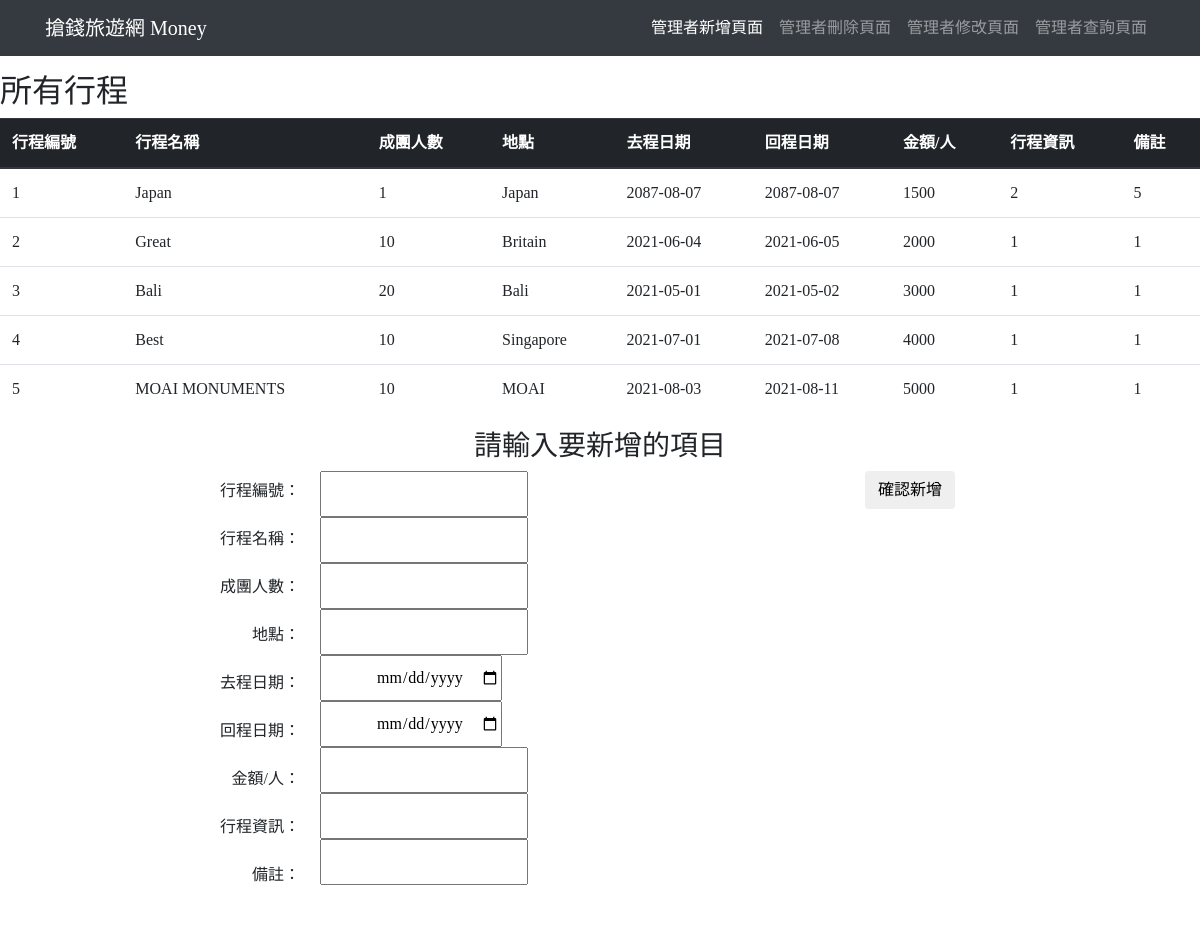
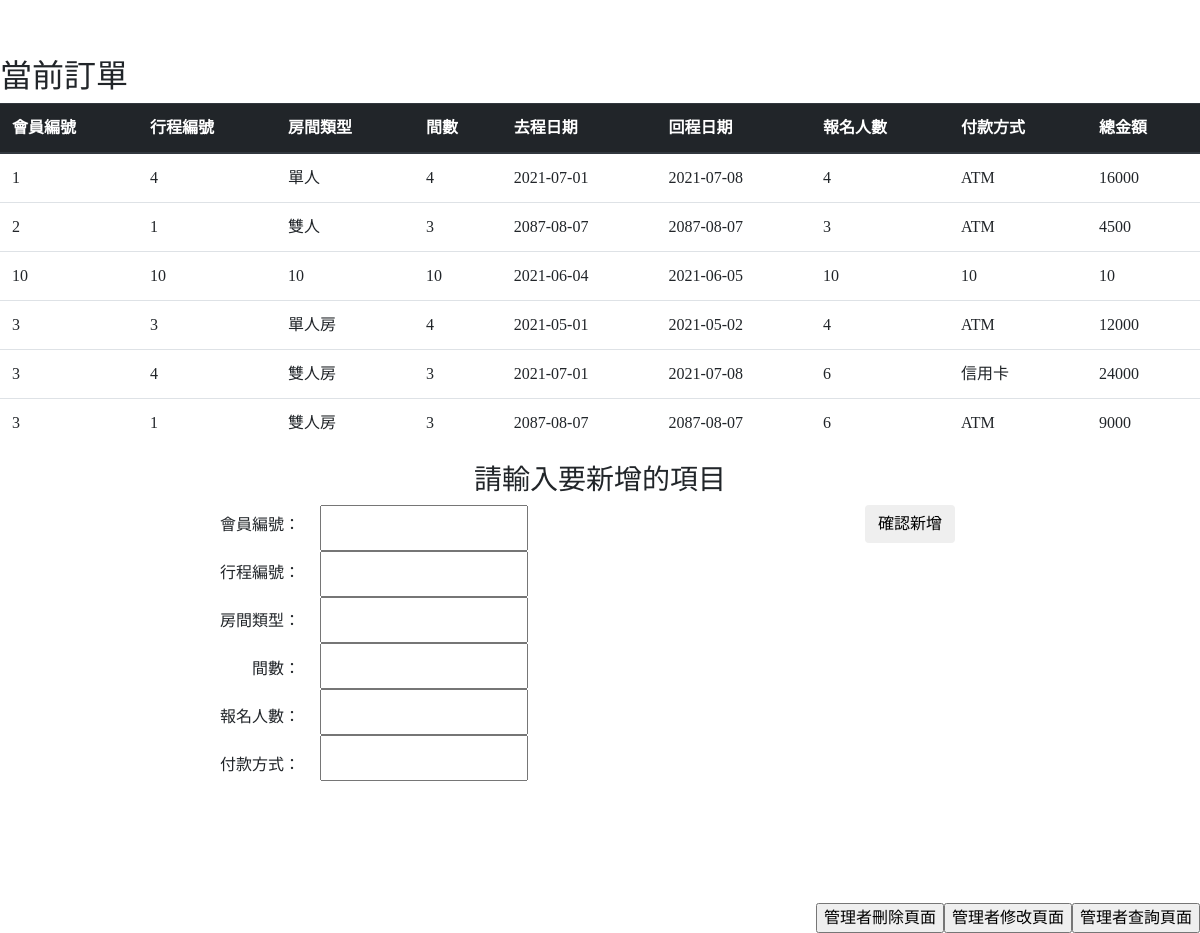
Page /controller_insert.php on the earlier database version (2 pictures, top to bottom).
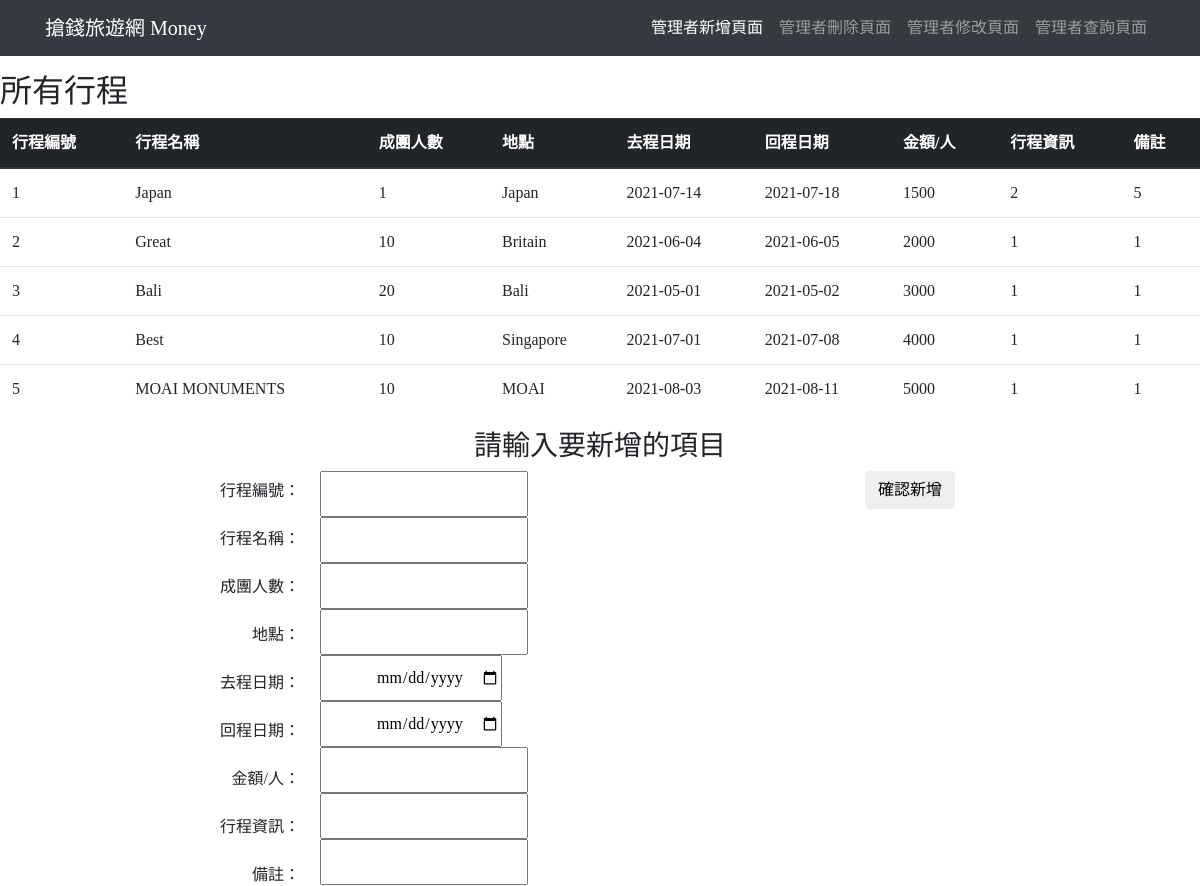
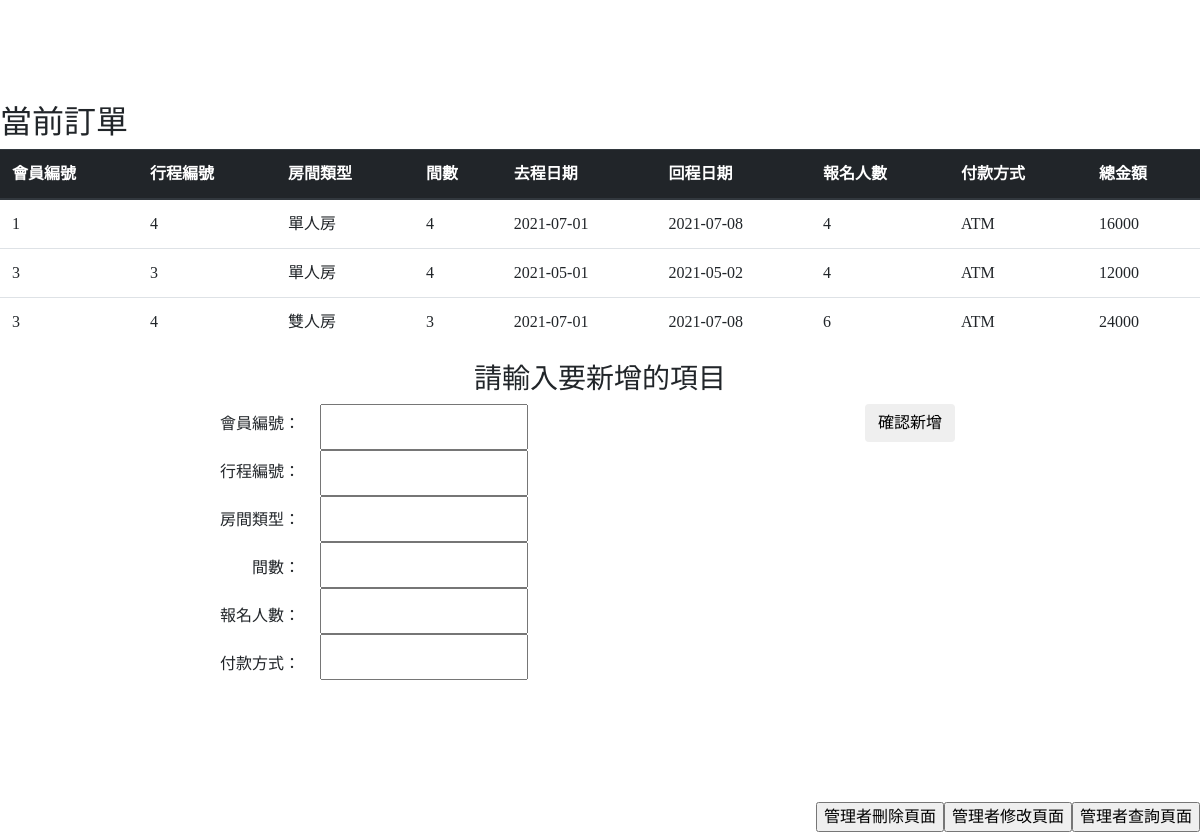
Same page on the later database version (2 pictures, top to bottom).
### tables this page shows
CREATE TABLE `all_travels` (
  `tid` int(11) NOT NULL,
  `tname` char(50) NOT NULL,
  `allpnum` int(50) NOT NULL,
  `pnum` int(20) NOT NULL,
  `locat` char(50) NOT NULL,
  `godate` date NOT NULL,
  `backdate` date NOT NULL,
  `amone` int(20) NOT NULL,
  `info` varchar(100) NOT NULL,
  `notes` char(20) NOT NULL,
  `getdate` date NOT NULL
);

CREATE TABLE `now_travels` (
  `mmid` int(11) NOT NULL,
  `mid` int(11) NOT NULL,
  `tid` char(10) NOT NULL,
  `roomtype` char(6) NOT NULL,
  `num` int(10) NOT NULL,
  `godate` date NOT NULL,
  `backdate` date NOT NULL,
  `pnum` int(25) NOT NULL,
  `paytype` char(10) NOT NULL,
  `total` int(5) NOT NULL,
  `getdate` date NOT NULL
);

### php/db_connection.php (called while the page is built, shortened)
<?php
    function filterTable($query){
        $host = "localhost";
        $dbName = "travels";
        $userName = "person";
        $pwd = "password";
        $dbh = mysqli_connect($host,$userName,$pwd,$dbName) or die("你遇到的錯誤:". mysqli_error($dbh));
        mysqli_query($dbh,"SET NAMES 'utf8'");
        $filter_result = mysqli_query($dbh, $query);
        return $filter_result;
    }
?>

### controller_insert.php (the view, shortened to what this page needs)
<?php
    include "php/db_connection.php";
?>
<!DOCTYPE html>
<html lang="en">
<head>
    <link rel="stylesheet" href="https://stackpath.bootstrapcdn.com/bootstrap/4.1.3/css/bootstrap.min.css">
    <link rel="stylesheet" type="text/css" href="css/bootstrap.css">
</head>
<body class="body">
    <header>
        <nav class="navbar navbar-expand-lg navbar-dark bg-dark fixed-top">
          <div class="container">
          <a class="navbar-brand" href="index.html">搶錢旅遊網 Money</a>
            <div class="collapse navbar-collapse" id="navbarNav">
              <ul class="navbar-nav ml-auto">
                <li class="nav-item active">
                  <a class="nav-link" href="controller_insert.php">管理者新增頁面</a>
                </li>
                <li class="nav-item">
                  <a class="nav-link" href="controller_delete.php">管理者刪除頁面</a>
                </li>
                <li class="nav-item">
                  <a class="nav-link" href="controller_edit.php">管理者修改頁面</a>
                </li>
                <li class="nav-item">
                  <a class="nav-link" href="controller_search.php">管理者查詢頁面</a>
                </li>
              </ul>
            </div>
          </div>
        </nav>
    </header>
    <br>
    <br>
    <br>
    <h2>所有行程</h2>
    <table class="table">
      <thead class="thead-dark">
        <tr>
          <th scope="col">行程編號</th>
          <th scope="col">行程名稱</th>
          <th scope="col">成團人數</th>
          <th scope="col">地點</th>
          <th scope="col">去程日期</th>
          <th scope="col">回程日期</th>
          <th scope="col">金額/人</th>
          <th scope="col">行程資訊</th>
          <th scope="col">備註</th>
        </tr>
      </thead>
        <tbody>
            <?php
                $sql = "SELECT * FROM `all_travels`";
                $result = filterTable($sql);
                while($row = mysqli_fetch_array($result)):
                    echo "<tr>";
                    echo "<td>".$row['tid']."</td>";
                    echo "<td>".$row['tname']."</td>";
                    echo "<td>".$row['allpnum']."</td>";
                    echo "<td>".$row['locat']."</td>";
                    echo "<td>".$row['godate']."</td>";
                    echo "<td>".$row['backdate']."</td>";
                    echo "<td>".$row['amone']."</td>";
                    echo "<td>".$row['info']."</td>";
                    echo "<td>".$row['notes']."</td>";
                    echo "</tr>";
                endwhile;
            ?>
        </tbody>
    </table>
    <form method="post" action="php/t-insert.php">
      <div style="text-align:center;"><h3>請輸入要新增的項目</h3></div>
      <div class="Data-Content">
        <div class="Data-Title">
            <div class="AlignRight">
                <label for="tid">行程編號： </label><br />
                <label for="tname">行程名稱： </label><br />
                <label for="allpnum">成團人數： </label><br />
                <label for="locat">地點： </label><br />
                <label for="godate">去程日期： </label><br />
                <label for="backdate">回程日期： </label><br />
                <label for="amone">金額/人： </label><br />
                <label for="info">行程資訊： </label><br />
                <label for="notes">備註： </label><br />
            </div>
        </div>
        <div class="Data-Items">
            <input type="text" name="tid" /><br />
            <input type="text" name="tname" /><br />
            <input type="text" name="allpnum" /><br />
            <input type="text" name="locat" /><br />
            <input type="date" name="godate" /><br />
            <input type="date" name="backdate" /><br />
            <input type="text" name="amone" /><br />
            <input type="text" name="info" /><br />
            <input type="text" name="notes" /><br />
        </div>
      </div>
      <center><button type="submit" class="btn">確認新增</button></center>
    </form>
    <br>
    <br>
    <br>
    <br>
    <br>
    <br>
    <br>
    <br>
    <br>
    <br>
    <br>
    <br>
    <br>
    <br>
    <br>
    <br>
    <br>
    <br>
    <br>
    <br>
    <h2>當前訂單</h2>
    <table class="table">
      <thead class="thead-dark">
        <tr>
          <th scope="col">會員編號</th>
          <th scope="col">行程編號</th>
          <th scope="col">房間類型</th>
          <th scope="col">間數</th>
          <th scope="col">去程日期</th>
          <th scope="col">回程日期</th>
          <th scope="col">報名人數</th>
          <th scope="col">付款方式</th>
          <th scope="col">總金額</th>
        </tr>
      </thead>
      <tbody>
            <?php
                $sql = "SELECT * FROM `now_travels`";
                $result = filterTable($sql);
                while($row = mysqli_fetch_array($result)):
                    echo "<tr>";
                    echo "<td>".$row['mid']."</td>";
                    echo "<td>".$row['tid']."</td>";
                    echo "<td>".$row['roomtype']."</td>";
                    echo "<td>".$row['num']."</td>";
                    echo "<td>".$row['godate']."</td>";
                    echo "<td>".$row['backdate']."</td>";
                    echo "<td>".$row['pnum']."</td>";
                    echo "<td>".$row['paytype']."</td>";
                    echo "<td>".$row['total']."</td>";
                    echo "</tr>";
                endwhile;
            ?>
      </tbody>
    </table>
    <form method="post" action="php/mt-insert.php">
      <div style="text-align:center;"><h3>請輸入要新增的項目</h3></div>
      <div class="Data-Content">
        <div class="Data-Title">
            <div class="AlignRight">
                <label for="mid">會員編號： </label><br />
                <label for="tid">行程編號： </label><br />
                <label for="roomtype">房間類型： </label><br />
                <label for="num">間數： </label><br />
                <label for="pnum">報名人數： </label><br />
                <label for="paytype">付款方式： </label><br />
            </div>
        </div>
        <div class="Data-Items">
            <input type="text" name="mid" /><br />
            <input type="text" name="tid" /><br />
            <input type="text" name="roomtype" /><br />
            <input type="text" name="num" /><br />
            <input type="text" name="pnum" /><br />
            <input type="text" name="paytype" /><br />
        </div>
      </div>
      <center><button type="submit" class="btn">確認新增</button></center>
    </form>
    <br>
    <br>
    <br>
    <br>
    <br>
    <br>
    <br>
    <br>
    <br>
    <br>
    <br>
    <br>
    <br>
    <br>
    <br>
    <input style="float:right" type="button" value="管理者查詢頁面" onclick="location.href='controller_search.php'">
    <input style="float:right" type="button" value="管理者修改頁面" onclick="location.href='controller_edit.php'">
    <input style="float:right" type="button" value="管理者刪除頁面" onclick="location.href='controller_delete.php'">
</body>
</html>

### controller_insert.php (style rules this page uses)
.body { font-family:'Times New Roman', Times, serif; }
.Data-Content { width: 100%; line-height: 40px; }
.Data-Title { float: left; width: 25%; margin-right: 20px; }
.Data-Items { float: left; width: 25%; }
.AlignRight { text-align: right; }

Differences in the rows shown:
removed now_travels: mid "2", tid "1", roomtype "雙人", num "3", godate "2087-08-07", backdate "2087-08-07", pnum "3", paytype "ATM", total "4500"
removed now_travels: mid "10", tid "10", roomtype "10", num "10", godate "2021-06-04", backdate "2021-06-05", pnum "10", paytype "10", total "10"
removed now_travels: mid "3", tid "4", roomtype "雙人房", num "3", godate "2021-07-01", backdate "2021-07-08", pnum "6", paytype "信用卡", total "24000"
removed now_travels: mid "3", tid "1", roomtype "雙人房", num "3", godate "2087-08-07", backdate "2087-08-07", pnum "6", paytype "ATM", total "9000"
changed all_travels "Japan": godate "2087-08-07" → "2021-07-14"; backdate "2087-08-07" → "2021-07-18"
changed now_travels (number 1 of 3 on the later page): roomtype "單人" → "單人房"
added now_travels: mid "3", tid "4", roomtype "雙人房", num "3", godate "2021-07-01", backdate "2021-07-08", pnum "6", paytype "ATM", total "24000"
